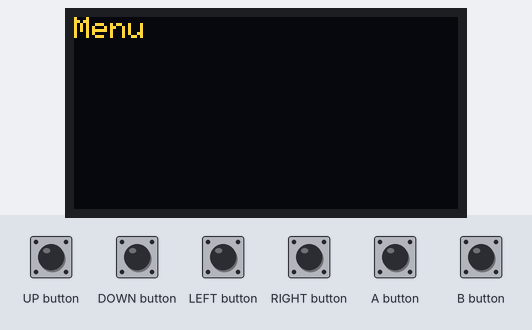
This sketch was run on a simulated Arduboy, built with avr-gcc and run on an emulated ATmega32U4. Parts: 128×64 one-colour display. The test bench sets the inputs (shaded band). The OLED is the two-colour kind (top 16 rows yellow).

Above: at 1.2 s.
1.3 s: A button pressed for 0.15 s
At 2.5 s:
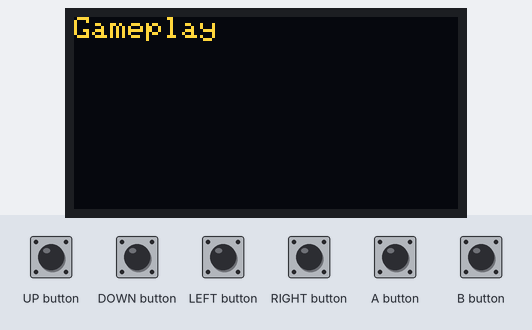
2.9 s: A button pressed for 1 s
At 4.1 s:
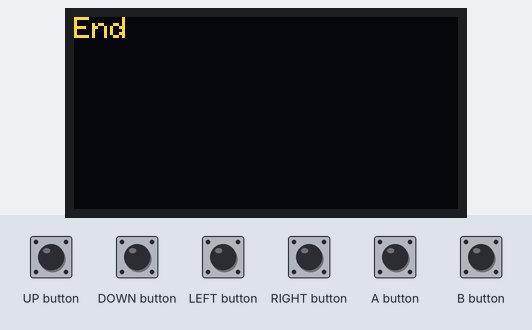
5.4 s: A button pressed for 0.15 s
At 5.7 s:
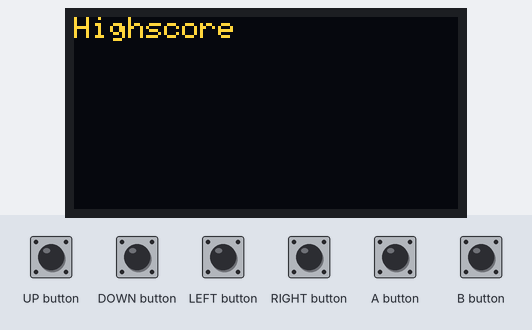
Timing chart, 0 to 8.4 s (numbered marks = the images above; inputs shaded):
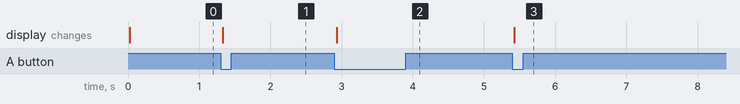

The sketch:

Snake.ino
```cpp
#include <Arduboy2.h>
#include <ArduboyTones.h>

Arduboy2 arduboy;
ArduboyTones sound(arduboy.audio.enabled);

enum class GameState : uint8_t
{
    Menu,
    Gameplay,
    End,
    Highscore
};
GameState gameState = GameState::Menu;

#include "Player.h"
Player snake = { 0, 20, 20, 10, true };

#include "MenuState.h"
MenuState menuState;

#include "GamePlayState.h"
GameplayState gameplayState;

#include "EndState.h"
EndState endState;

#include "HighscoreState.h"
HighscoreState highscoreState;

void setup()
{
    arduboy.begin();
    arduboy.initRandomSeed();
}

void loop()
{
    if(!arduboy.nextFrame())
        return;

    arduboy.pollButtons();

    arduboy.clear();

    switch(gameState)
    {
        case GameState::Menu:
            menuState.update();
            menuState.draw();
            break;
        case GameState::Gameplay:
            gameplayState.update();
            gameplayState.draw();
            break;
        case GameState::End:
            endState.update();
            endState.draw();
            break;

        case GameState::Highscore:
            highscoreState.update();
            highscoreState.draw();
            break;
    }

    arduboy.display();
}
```

EndState.h
```cpp
#pragma once

struct EndState
{
    void update()
    {
        if(arduboy.justPressed(A_BUTTON))
            gameState = GameState::Highscore;
    }

    void draw()
    {
        arduboy.print(F("End"));
    }
};
```

GameplayState.h
```cpp
struct GameplayState
{
    void update()
    {
        if(arduboy.justPressed(A_BUTTON))
            gameState = GameState::End;
    }

    void draw()
    {
        arduboy.print(F("Gameplay"));
    }
};
```

HighscoreState.h
```cpp
#pragma once

struct HighscoreState
{
    void update()
    {
        if(arduboy.justPressed(A_BUTTON))
            gameState = GameState::Menu;
    }

    void draw()
    {
        arduboy.print(F("Highscore"));
    }
};
```

MenuState.h
```cpp
#pragma once

struct MenuState
{
    void update()
    {
        if(arduboy.justPressed(A_BUTTON))
            gameState = GameState::Gameplay;
    }

    void draw()
    {
        arduboy.print(F("Menu"));
    }
};
```

Player.h
```cpp
#pragma once

struct Player
{
    uint8_t score;
    uint8_t posX;
    uint8_t posY;
    uint8_t tailLength;
    bool alive;
};
```

Measured:
- after the input at 1.3 s, the display: changes at once (image 1)
- after the input at 2.9 s, the display: changes at once (image 2)
- after the input at 5.4 s, the display: changes at once (image 3)
